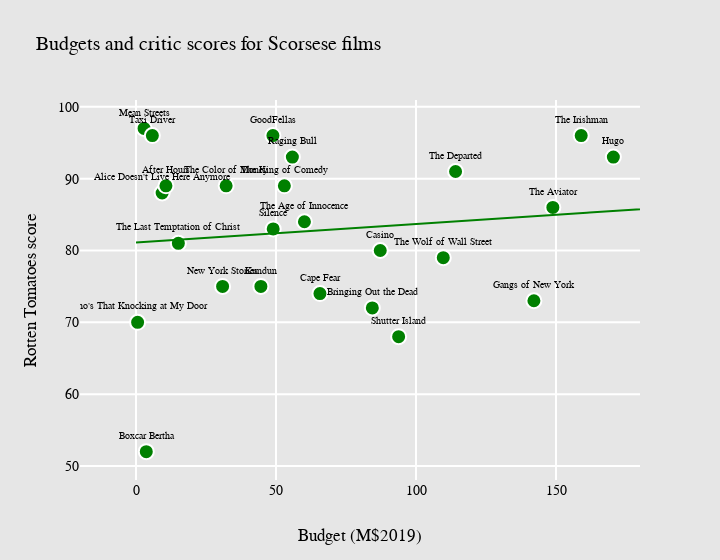

The notebook cell this image was saved under:
### Markdown cell above
## Critic score as a function of budget.

### Code cell
fig = plot_vars(x=scorsese_features['budget_imdb_adj'],
          y=scorsese_features['RT_score'],
          titles=scorsese_features['title'],
          x_title='Budget (M$2019)',
          y_title='Rotten Tomatoes score',
          x_fit=x_budget,
          y_fit=fit_rt_score_budget,
          fig_title='Budgets and critic scores for Scorsese films',
          x_range=[-20,180])

### Figure 1 — Plotly figure (JSON) as saved in the notebook; plotly's stock layout.template omitted (floating-point values rounded to 4 significant figures; data arrays with more than 128 entries replaced by an {"elided": "..."} marker saying what was removed)
{"data": [{"hovertemplate": "<br>Title: %{text}<br>%{xaxis.title.text}: %{x}<br>%{yaxis.title.text}: %{y}<extra></extra>", "marker": {"color": "green", "line": {"color": "white", "width": 2}, "size": 15}, "mode": "markers+text", "text": ["Who's That Knocking at My Door", "Boxcar Bertha", "Mean Streets", "Alice Doesn't Live Here Anymore", "Taxi Driver", "Raging Bull", "The King of Comedy", "After Hours", "The Color of Money", "The Last Temptation of Christ", "New York Stories", "GoodFellas", "Cape Fear", "The Age of Innocence", "Casino", "Kundun", "Bringing Out the Dead", "Gangs of New York", "The Aviator", "The Departed", "Shutter Island", "Hugo", "The Wolf of Wall Street", "Silence", "The Irishman"], "textfont": {"size": 10}, "textposition": "top center", "type": "scatter", "x": [0.5741, 3.67, 2.879, 9.334, 5.841, 55.85, 52.99, 10.69, 32.19, 15.13, 30.93, 48.9, 65.7, 60.15, 87.23, 44.6, 84.4, 142.1, 148.9, 114.1, 93.79, 170.5, 109.7, 49.0, 159], "y": [70, 52, 97, 88, 96, 93, 89, 89, 89, 81, 75, 96, 74, 84, 80, 75, 72, 73, 86, 91, 68, 93, 79, 83, 96]}, {"hoverinfo": "skip", "marker": {"color": "green"}, "mode": "lines", "type": "scatter", "x": {"elided": "225 int values"}, "y": {"elided": "225 float values"}}], "layout": {"font": {"color": "black", "family": "Courier New", "size": 14}, "paper_bgcolor": "rgb(230, 230, 230)", "plot_bgcolor": "rgb(230, 230, 230)", "showlegend": false, "title": {"font": {"size": 20}, "text": "Budgets and critic scores for Scorsese films"}, "width": 720, "xaxis": {"gridcolor": "white", "gridwidth": 2, "range": [-20, 180], "title": {"text": "Budget (M$2019)"}}, "yaxis": {"gridcolor": "white", "gridwidth": 2, "title": {"text": "Rotten Tomatoes score"}}}}
